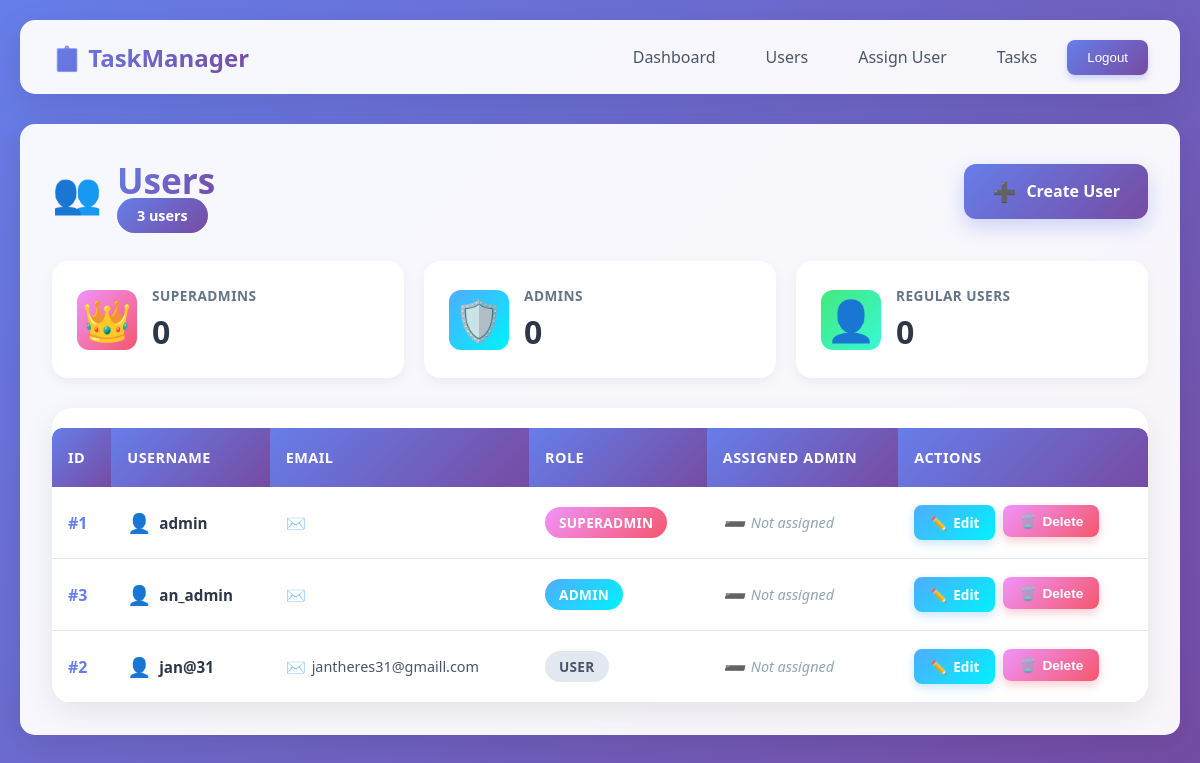
The page /panel/users/ (signed in) on the database its author committed.
### accounts/models.py (models this page shows, shortened)
class User(AbstractUser):
    role = models.CharField(
        max_length=20,
        choices=Roles.choices,
        default=Roles.USER
    )
    assigned_admin = models.ForeignKey(
        'self',
        null=True, blank=True,
        on_delete=models.SET_NULL,
        related_name='managed_users',
        limit_choices_to={'role': Roles.ADMIN}
    )
    objects = UserManager()

### panel/views.py (the view)
# urls.py: path('users/', users_list, name='panel_users'),
@role_required(Roles.SUPERADMIN)
def users_list(request):
    users = User.objects.all().order_by('username')
    return render(request, 'panel/users_list.html', {'users': users})

### panel/views.py (called while the page is built)
def role_required(*roles):
    def decorator(view_func):
        @wraps(view_func)
        def _wrapped(request, *args, **kwargs):
            if not request.user.is_authenticated:
                return redirect('panel_login')
            if request.user.role not in roles:
                return HttpResponseForbidden('You do not have access to this page.')
            return view_func(request, *args, **kwargs)
        return _wrapped
    return decorator

### panel/templates/panel/users_list.html (shortened to what this page needs)
{% extends "panel/base.html" %}
{% block content %}
<div class="users-container">
  <div class="users-header">
    <div class="users-title">
      <span class="users-icon">👥</span>
      <div>
        <h2>Users</h2>
        <span class="users-count">{{ users|length }} user{{ users|length|pluralize }}</span>
      </div>
    </div>
    <a class="create-user-btn" href="/panel/users/create/">Create User</a>
  </div>
  <div class="stats-bar">
    <div class="stat-box">
      <div class="stat-icon superadmin">👑</div>
      <div class="stat-content">
        <div class="stat-label">Superadmins</div>
        <div class="stat-value">{{ superadmin_count|default:"0" }}</div>
      </div>
    </div>
    <div class="stat-box">
      <div class="stat-icon admin">🛡️</div>
      <div class="stat-content">
        <div class="stat-label">Admins</div>
        <div class="stat-value">{{ admin_count|default:"0" }}</div>
      </div>
    </div>
    <div class="stat-box">
      <div class="stat-icon user">👤</div>
      <div class="stat-content">
        <div class="stat-label">Regular Users</div>
        <div class="stat-value">{{ user_count|default:"0" }}</div>
      </div>
    </div>
  </div>
  <div class="users-table-container">
    {% if users %}
      <table class="users-table">
        <thead>
          <tr>
            <th>ID</th>
            <th>Username</th>
            <th>Email</th>
            <th>Role</th>
            <th>Assigned Admin</th>
            <th>Actions</th>
          </tr>
        </thead>
        <tbody>
          {% for u in users %}
          <tr>
            <td data-label="ID">
              <span class="user-id">#{{ u.id }}</span>
            </td>
            <td data-label="Username">
              <span class="user-username">{{ u.username }}</span>
            </td>
            <td data-label="Email">
              <span class="user-email">{{ u.email }}</span>
            </td>
            <td data-label="Role">
              <span class="user-role {{ u.role|lower }}">{{ u.role }}</span>
            </td>
            <td data-label="Assigned Admin">
              {% if u.assigned_admin %}
                <span class="assigned-admin">{{ u.assigned_admin.username }}</span>
              {% else %}
                <span class="assigned-admin empty">Not assigned</span>
              {% endif %}
            </td>
            <td data-label="Actions">
              <div class="user-actions">
                <a class="action-btn btn-edit" href="/panel/users/{{ u.id }}/edit/">Edit</a>
                <form action="/panel/users/{{ u.id }}/delete/" method="post" class="delete-form">
                  <button class="action-btn btn-delete" type="submit" onclick="return confirm('Are you sure you want to delete this user?');">Delete</button>
                </form>
              </div>
            </td>
          </tr>
          {% endfor %}
        </tbody>
      </table>
    {% endif %}
  </div>
</div>
{% endblock %}

### panel/templates/panel/base.html (shortened to what this page needs)
<!DOCTYPE html>
<html>
<head>
</head>
<body>
  <div class="container">
    <nav>
      <div class="logo">📋 TaskManager</div>
      <div class="nav-links">
        <a href="/panel/">Dashboard</a>
        {% if user.is_authenticated %}
          {% if user.role == 'SUPERADMIN' %}
            <a href="/panel/users/">Users</a>
            <a href="/panel/assign/">Assign User</a>
          {% endif %}
          {% if user.role == 'SUPERADMIN' or user.role == 'ADMIN' %}
            <a href="/panel/tasks/">Tasks</a>
          {% endif %}
          <form action="{% url 'panel_logout' %}" method="post" style="display:inline;">
      <button type="submit" class="btn">Logout</button>
    </form>
  {% else %}
    <a href="{% url 'panel_login' %}">Login</a>
  {% endif %}
      </div>
    </nav>
    <div class="content">
      {% block content %}{% endblock %}
    </div>
  </div>
</body>
</html>

### panel/templates/panel/base.html (style rules this page uses)
* { margin: 0; padding: 0; box-sizing: border-box; }
body { font-family: 'Segoe UI', Tahoma, Geneva, Verdana, sans-serif; background: linear-gradient(135deg, #667eea 0%, #764ba2 100%); min-height: 100vh; padding: 20px; }
.container { max-width: 1200px; margin: 0 auto; }
nav { background: rgba(255, 255, 255, 0.95); backdrop-filter: blur(10px); padding: 1rem 2rem; border-radius: 15px; box-shadow: 0 8px 32px rgba(0, 0, 0, 0.1); display: flex; justify-content: space-between; align-items: center; margin-bottom: 30px; animation: slideDown 0.5s ease-out; }
.logo { font-size: 1.5rem; font-weight: bold; background: linear-gradient(135deg, #667eea 0%, #764ba2 100%); -webkit-background-clip: text; -webkit-text-fill-color: transparent; background-clip: text; }
.nav-links { display: flex; gap: 10px; align-items: center; flex-wrap: wrap; }
nav a { padding: 10px 20px; text-decoration: none; color: #4a5568; border-radius: 8px; transition: all 0.3s ease; font-weight: 500; position: relative; overflow: hidden; }
nav a::before { content: ''; position: absolute; top: 0; left: -100%; width: 100%; height: 100%; background: linear-gradient(135deg, #667eea 0%, #764ba2 100%); transition: left 0.3s ease; z-index: -1; border-radius: 8px; }
.content { background: rgba(255, 255, 255, 0.95); backdrop-filter: blur(10px); padding: 2rem; border-radius: 15px; box-shadow: 0 8px 32px rgba(0, 0, 0, 0.1); animation: fadeIn 0.6s ease-out; }
table { width: 100%; border-collapse: separate; border-spacing: 0; margin-top: 20px; overflow: hidden; border-radius: 10px; box-shadow: 0 4px 6px rgba(0, 0, 0, 0.05); }
th { background: linear-gradient(135deg, #667eea 0%, #764ba2 100%); color: white; padding: 15px; text-align: left; font-weight: 600; text-transform: uppercase; font-size: 0.85rem; letter-spacing: 0.5px; }
th:first-child { border-top-left-radius: 10px; }
th:last-child { border-top-right-radius: 10px; }
td { padding: 15px; border-bottom: 1px solid #e2e8f0; background: white; transition: background 0.3s ease; }
tr:last-child td:first-child { border-bottom-left-radius: 10px; }
tr:last-child td:last-child { border-bottom-right-radius: 10px; }
.btn { padding: 10px 20px; background: linear-gradient(135deg, #667eea 0%, #764ba2 100%); color: white; text-decoration: none; border-radius: 8px; border: none; cursor: pointer; transition: all 0.3s ease; display: inline-block; font-weight: 500; box-shadow: 0 4px 6px rgba(102, 126, 234, 0.3); }

### rows shown on the page
User: id "1", username "admin", role "SUPERADMIN", shows "Not assigned"
User: id "3", username "an_admin", role "ADMIN", shows "Not assigned"
User: id "2", username "jan@31", email "jantheres31@gmaill.com", role "USER", shows "Not assigned"

### other values the page prints
{{ users|length }} "3"
{{ superadmin_count|default:"0" }} "0"
{{ admin_count|default:"0" }} "0"
{{ user_count|default:"0" }} "0"
